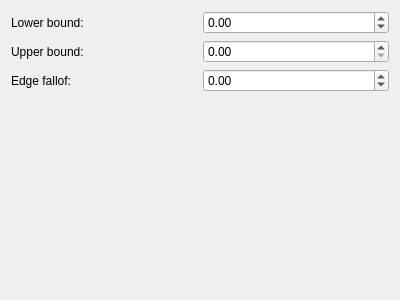
<?xml version="1.0" encoding="UTF-8"?>
<ui version="4.0">
 <class>SelectorSelect</class>
 <widget class="QWidget" name="SelectorSelect">
  <property name="geometry">
   <rect>
    <x>0</x>
    <y>0</y>
    <width>400</width>
    <height>300</height>
   </rect>
  </property>
  <property name="windowTitle">
   <string>Form</string>
  </property>
  <layout class="QGridLayout" name="gridLayout">
   <item row="0" column="0">
    <widget class="QLabel" name="label">
     <property name="text">
      <string>Lower bound:</string>
     </property>
    </widget>
   </item>
   <item row="0" column="1">
    <widget class="QDoubleSpinBox" name="lowerBound">
     <property name="minimum">
      <double>-1.000000000000000</double>
     </property>
     <property name="singleStep">
      <double>0.001000000000000</double>
     </property>
    </widget>
   </item>
   <item row="1" column="0">
    <widget class="QLabel" name="label_2">
     <property name="text">
      <string>Upper bound:</string>
     </property>
    </widget>
   </item>
   <item row="1" column="1">
    <widget class="QDoubleSpinBox" name="upperBound"/>
   </item>
   <item row="2" column="0">
    <widget class="QLabel" name="label_3">
     <property name="text">
      <string>Edge fallof:</string>
     </property>
    </widget>
   </item>
   <item row="2" column="1">
    <widget class="QDoubleSpinBox" name="edgeFallof">
     <property name="minimum">
      <double>-1.000000000000000</double>
     </property>
     <property name="singleStep">
      <double>0.001000000000000</double>
     </property>
    </widget>
   </item>
   <item row="3" column="0">
    <spacer name="verticalSpacer">
     <property name="orientation">
      <enum>Qt::Vertical</enum>
     </property>
     <property name="sizeHint" stdset="0">
      <size>
       <width>20</width>
       <height>40</height>
      </size>
     </property>
    </spacer>
   </item>
  </layout>
 </widget>
 <resources/>
 <connections/>
</ui>
